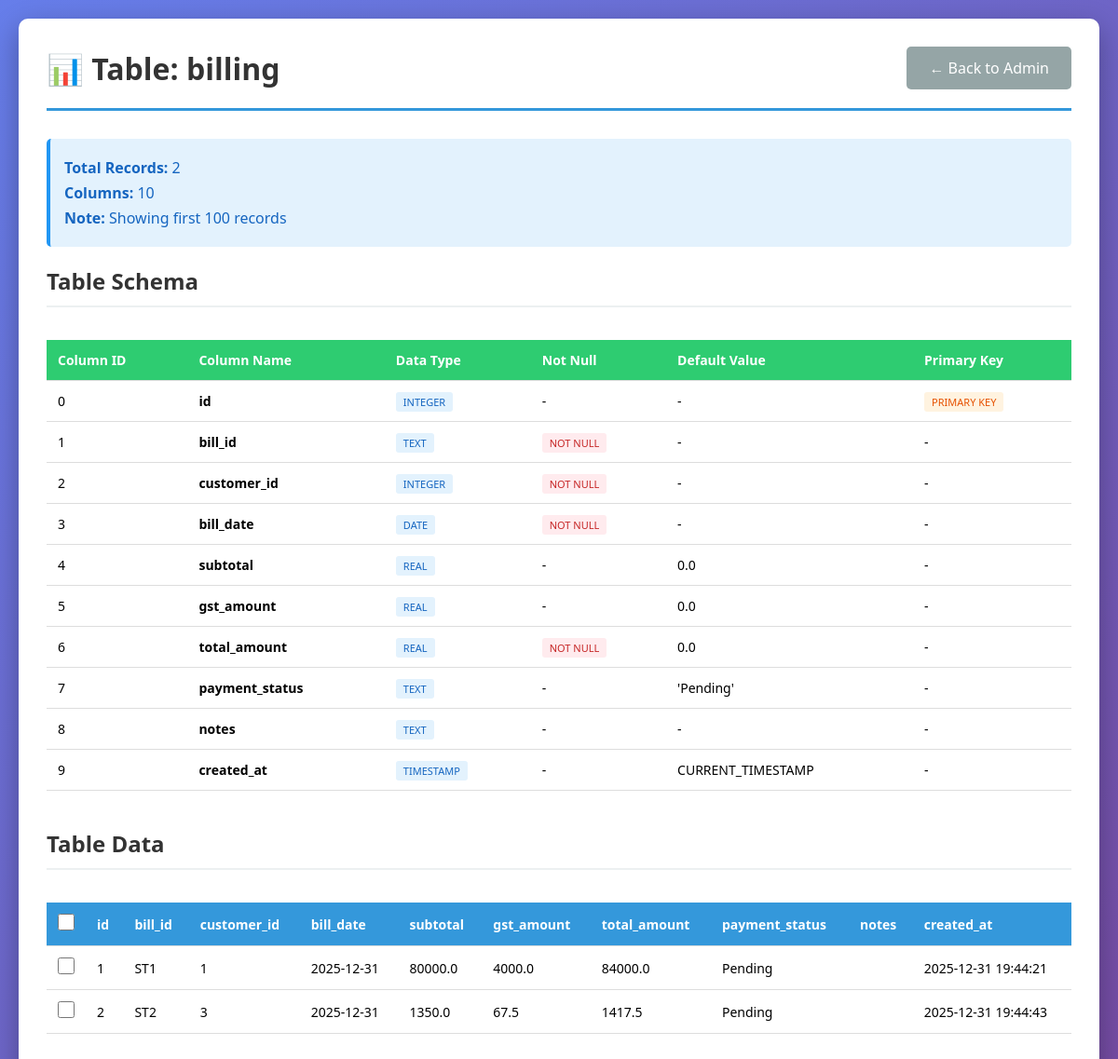
Page /admin/view-table/billing on the earlier database version.
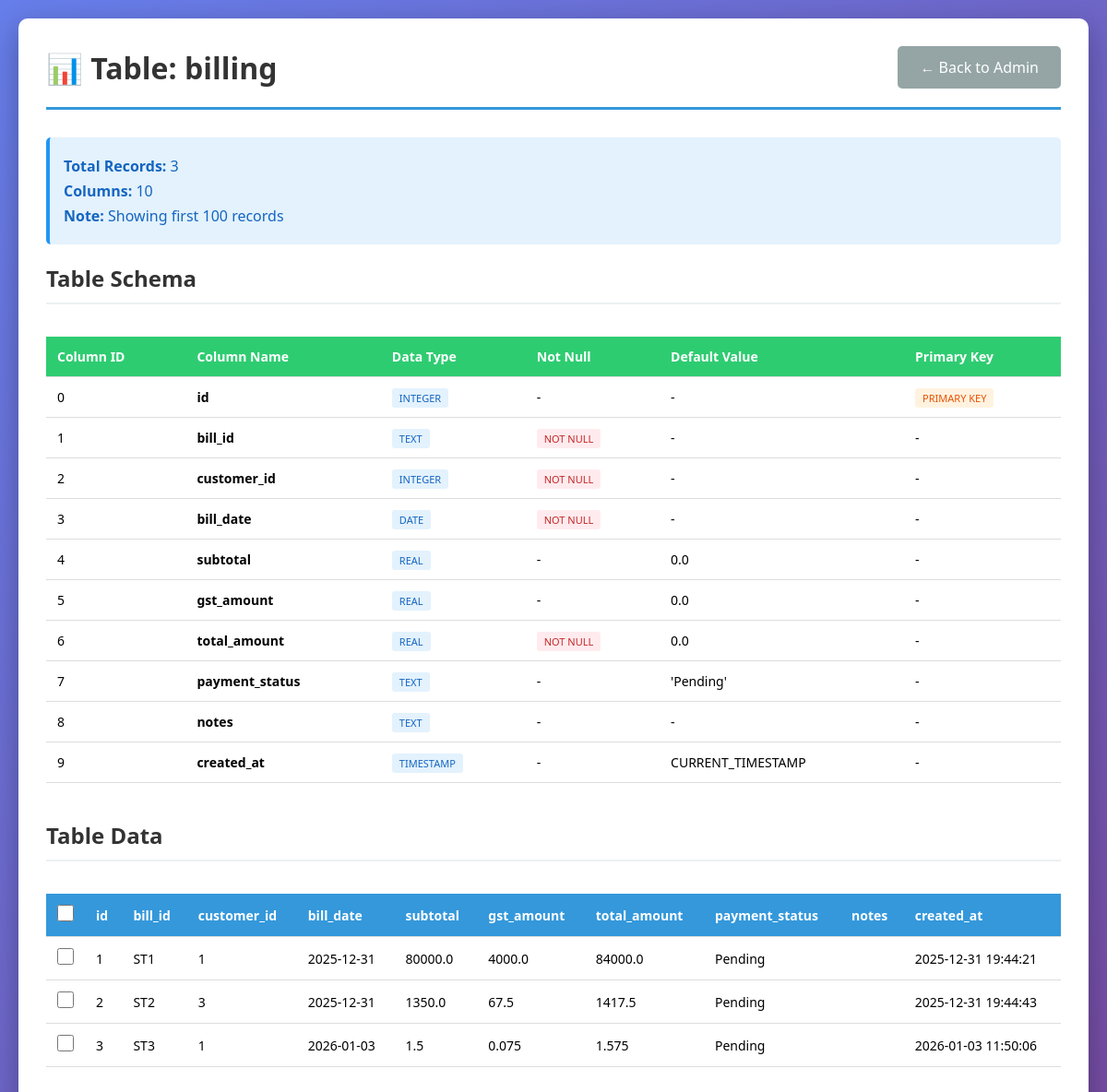
Same page on the later database version.
### tables this page shows
CREATE TABLE billing (
                    id INTEGER PRIMARY KEY AUTOINCREMENT,
                    bill_id TEXT UNIQUE NOT NULL,
                    customer_id INTEGER NOT NULL,
                    bill_date DATE NOT NULL,
                    subtotal REAL DEFAULT 0.0,
                    gst_amount REAL DEFAULT 0.0,
                    total_amount REAL NOT NULL DEFAULT 0.0,
                    payment_status TEXT DEFAULT 'Pending',
                    notes TEXT,
                    created_at TIMESTAMP DEFAULT CURRENT_TIMESTAMP,
                    FOREIGN KEY (customer_id) REFERENCES customers (id)
                );

### routes/admin.py (the view)
@admin_bp.route('/view-table/<table_name>')
def view_table(table_name):
    allowed_tables = ['customers', 'inventory', 'billing', 'billing_items', 'seller_info', 'purchases']
    if table_name not in allowed_tables:
        flash('Invalid table name!', 'error')
        return redirect(url_for('admin.index'))
    conn = get_db_connection()
    try:
        schema = conn.execute(f'PRAGMA table_info({table_name})').fetchall()
        data = conn.execute(f'SELECT * FROM {table_name} LIMIT 100').fetchall()
        pk_column = None
        for col in schema:
            if col['pk']:
                pk_column = col['name']
                break
        conn.close()
        return render_template('admin/view_table.html',
                             table_name=table_name,
                             schema=schema,
                             data=data,
                             pk_column=pk_column)
    except Exception as e:
        conn.close()
        flash(f'Error viewing table: {str(e)}', 'error')
        return redirect(url_for('admin.index'))

### database.py (called while the page is built)
def get_db_connection():
    conn = sqlite3.connect(DATABASE)
    conn.row_factory = sqlite3.Row
    return conn

### templates/admin/view_table.html (shortened to what this page needs)
<!DOCTYPE html>
<html lang="en">
<head>
</head>
<body>
    <div class="container">
        <div class="header">
            <h1>📊 Table: {{ table_name }}</h1>
            <div class="button-group">
                <a href="{{ url_for('admin.index') }}" class="btn btn-secondary">← Back to Admin</a>
            </div>
        </div>
        <div class="info-box">
            <p><strong>Total Records:</strong> {{ data|length }}</p>
            <p><strong>Columns:</strong> {{ schema|length }}</p>
            <p><strong>Note:</strong> Showing first 100 records</p>
        </div>
        <div class="section">
            <h2>Table Schema</h2>
            <div class="table-wrapper">
                <table class="schema-table">
                    <thead>
                        <tr>
                            <th>Column ID</th>
                            <th>Column Name</th>
                            <th>Data Type</th>
                            <th>Not Null</th>
                            <th>Default Value</th>
                            <th>Primary Key</th>
                        </tr>
                    </thead>
                    <tbody>
                        {% for col in schema %}
                        <tr>
                            <td>{{ col['cid'] }}</td>
                            <td><strong>{{ col['name'] }}</strong></td>
                            <td><span class="type-badge">{{ col['type'] }}</span></td>
                            <td>
                                {% if col['notnull'] %}
                                    <span class="notnull-badge">NOT NULL</span>
                                {% else %}
                                    -
                                {% endif %}
                            </td>
                            <td>{{ col['dflt_value'] or '-' }}</td>
                            <td>
                                {% if col['pk'] %}
                                    <span class="pk-badge">PRIMARY KEY</span>
                                {% else %}
                                    -
                                {% endif %}
                            </td>
                        </tr>
                        {% endfor %}
                    </tbody>
                </table>
            </div>
        </div>
        <div class="section">
            <h2>Table Data</h2>
            {% if data %}
                <div class="table-wrapper">
                    <form id="deleteForm" method="POST" action="{{ url_for('admin.delete_rows', table_name=table_name) }}">
                        <table>
                            <thead>
                                <tr>
                                    <th class="checkbox-cell">
                                        <input type="checkbox" id="selectAll" onchange="toggleSelectAll(this)">
                                    </th>
                                    {% for col in schema %}
                                    <th>{{ col['name'] }}</th>
                                    {% endfor %}
                                </tr>
                            </thead>
                            <tbody>
                                {% for row in data %}
                                <tr>
                                    <td class="checkbox-cell">
                                        <input type="checkbox" name="row_ids[]" value="{{ row[pk_column] }}" class="row-checkbox" onchange="updateSelection()">
                                    </td>
                                    {% for col in schema %}
                                    <td>{{ row[col['name']] if row[col['name']] is not none else 'NULL' }}</td>
                                    {% endfor %}
                                </tr>
                                {% endfor %}
                            </tbody>
                        </table>
                    </form>
                </div>
            {% else %}
                <div class="no-data">
                    <p>No data in this table</p>
                </div>
            {% endif %}
        </div>
    </div>
</body>
</html>

Differences in the rows shown:
added billing: id "3" "ST3" "1" "2026-01-03" "1.5" "0.075" "1.575" "Pending" "2026-01-03 11:50:06"
Other differences:
{{ data|length }}: "2" → "3"
